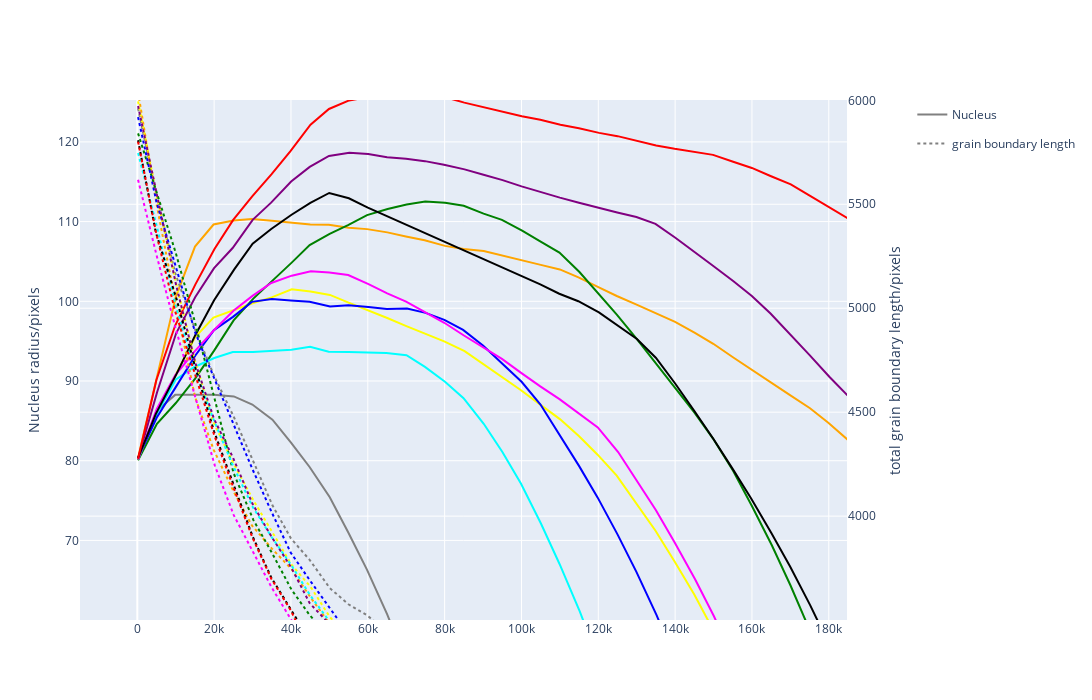

Notebook cell for this chart:
### Code cell
colour=['red','orange','yellow','green','cyan','blue','purple','magenta','black']

fig = FigureWidget()
fig = make_subplots(specs=[[{"secondary_y": True}]])
for idx, (t_i, r_n, gb) in enumerate(zip(t_f[0], r_nucs_f[0], gb_f[0])):
    fig.add_scatter(x=t_i, y=r_n, name="Nucleus", legendgroup="nucleus", showlegend=idx == 0,line=dict(color="grey"),secondary_y=False)
    fig.add_scatter(x=t_i, y=gb, name="grain boundary length", legendgroup="grain boundary length", showlegend=idx == 0,line_dash="dot",line=dict(color="grey"), secondary_y=True)
for rn_idx in range(1, 10):
    for idx, (t_i, r_n, gb) in enumerate(zip(t_f[rn_idx], r_nucs_f[rn_idx], gb_f[rn_idx])):
        fig.add_scatter(x=t_i, y=r_n, name="Nucleus", legendgroup="nucleus", showlegend=False, line=dict(color=colour[rn_idx % len(colour)]), secondary_y=False)
        fig.add_scatter(x=t_i, y=gb, name="Grain Boundary Length", legendgroup="grain boundary length", showlegend=False, line_dash="dot",line=dict(color=colour[rn_idx % len(colour)]), secondary_y=True)

fig.update_layout(
    yaxis=dict(title="Nucleus radius/pixels"),
    yaxis2=dict(title="total grain boundary length/pixels ", overlaying="y", side="right"),
    width=1300,  # Set the width to 800 pixels
    height=700  # Set the height to 400 pixels
)
fig
